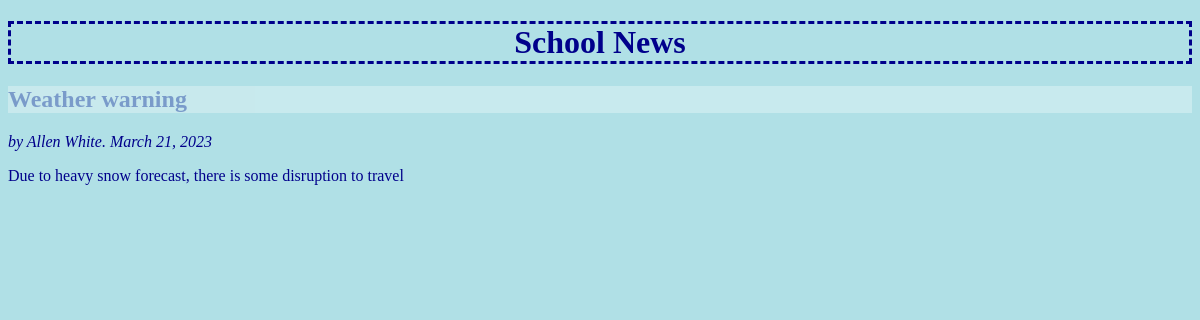
Before: / with the older database file.
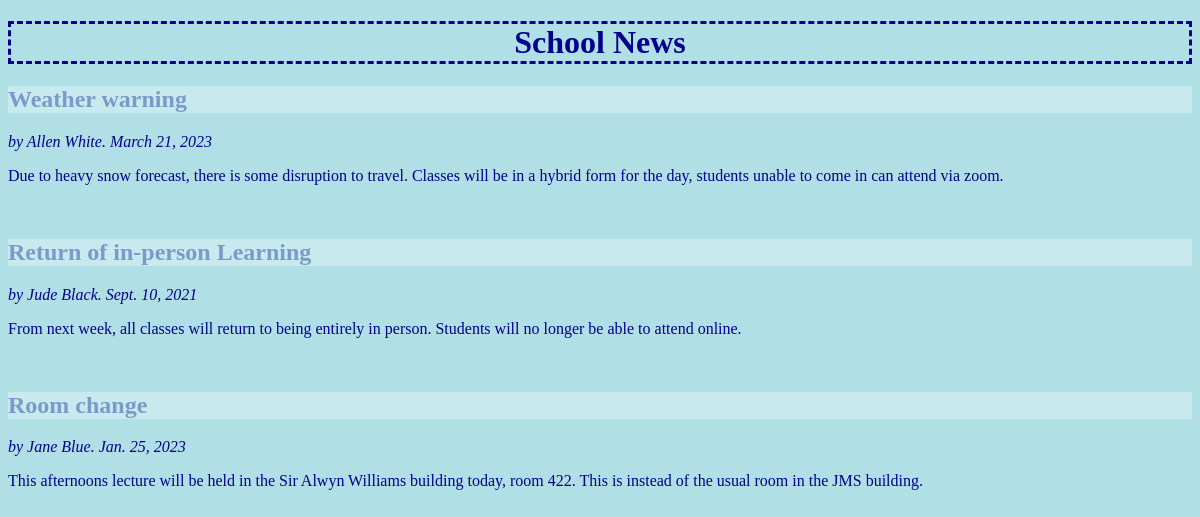
After: the same page with the newer database file.
### school_news/models.py (models this page shows, shortened)
class Page(models.Model):
    title = models.CharField(max_length=64, unique=True)
    author = models.CharField(max_length=128)
    date = models.DateField()
    text = models.CharField(max_length=512)
    class Meta:
        verbose_name_plural = 'Pages'

### school_news/views.py (the view)
# urls.py: path('', views.index, name='index'),
def index(request):
    page_list = Page.objects.all()
    context_dict = {}
    context_dict['pages'] = page_list
    return render(request, 'school_news/index.html', context=context_dict)

### templates/school_news/index.html (shortened to what this page needs)
<!DOCTYPE html>
<html>
    <head>
    </head>
    <body>
        <h1 >School News</h1>
        <div>
        {% if pages %}
            {% for p in pages %}
                <h2>{{ p.title }}</h2>
                <p><i>by {{p.author}}. {{p.date}}</i></p>
                <p>{{p.text}}</p>
                <br>
            {% endfor %}
        {% else %}
            <strong>There is no news right now!</strong>
        {% endif %}
        </div>
    </body>
</html>

### templates/school_news/index.html (style rules this page uses)
body { background-color: powderblue }
p { color: #00008b; font-family: times; }
h1 { color: #00008b; font-family: garamond; text-align: center; border-style: dashed; border-color: #00008b; }
h2 { color: #00008b; font-family: garamond; text-decoration-line:underline text-decoration-color: #00008b; background-color: white; opacity: 0.3; }

Changed rows visible on the page:
changed Page "Weather warning": text "Due to heavy snow forecast, there is some disruption to travel" → "Due to heavy snow forecast, there is some disruption to travel. Classes will be in a hybrid form for the day, students unable to come in can attend via zoom."
added Page: title "Return of in-person Learning", author "Jude Black", date "Sept. 10, 2021", text "From next week, all classes will return to being entirely in person. Students will no longer be able to attend online."
added Page: title "Room change", author "Jane Blue", date "Jan. 25, 2023", text "This afternoons lecture will be held in the Sir Alwyn Williams building today, room 422. This is instead of the usual room in the JMS building."
